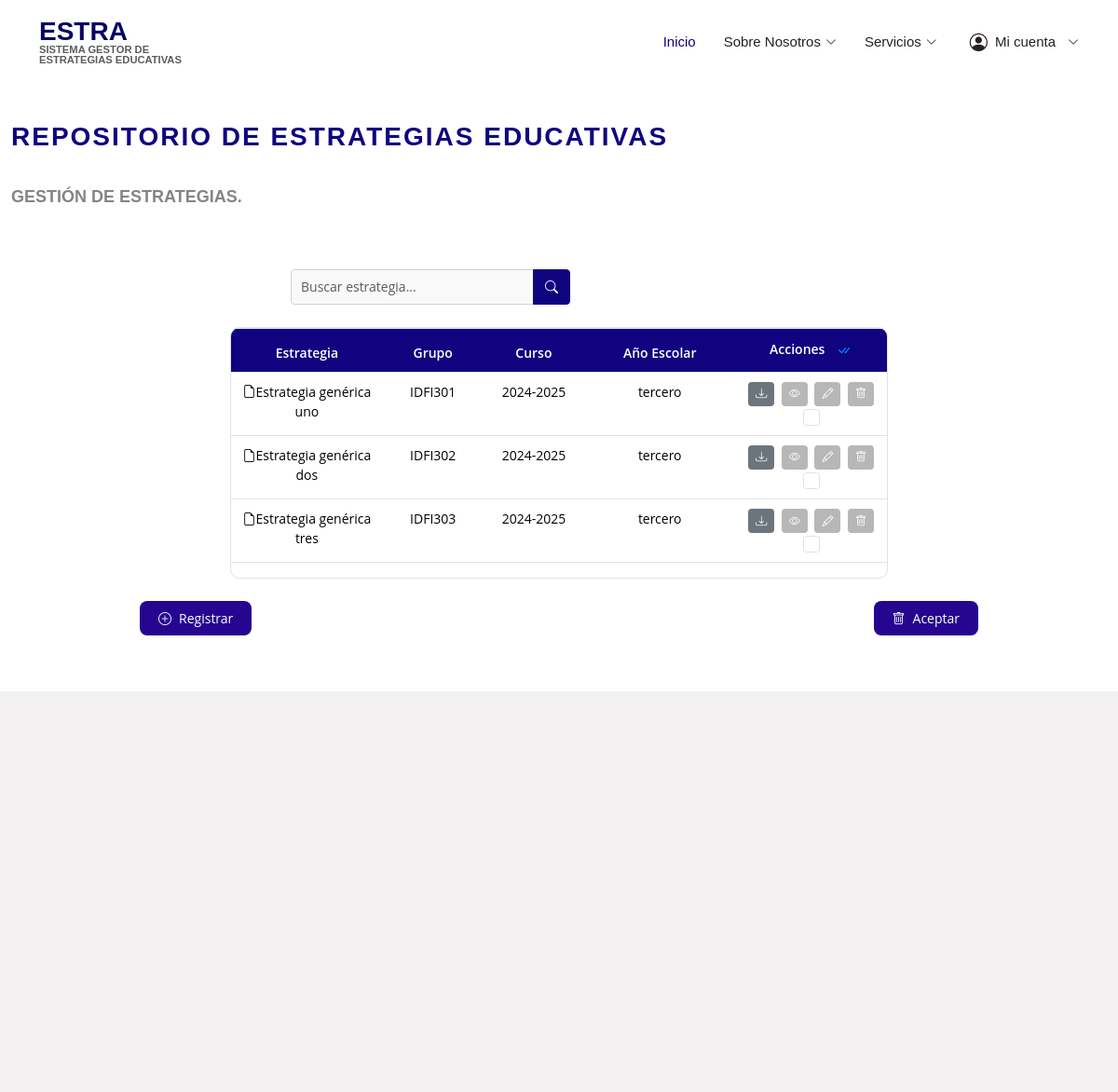
The page /p/estrategias/ (signed in) on the database as committed earlier.
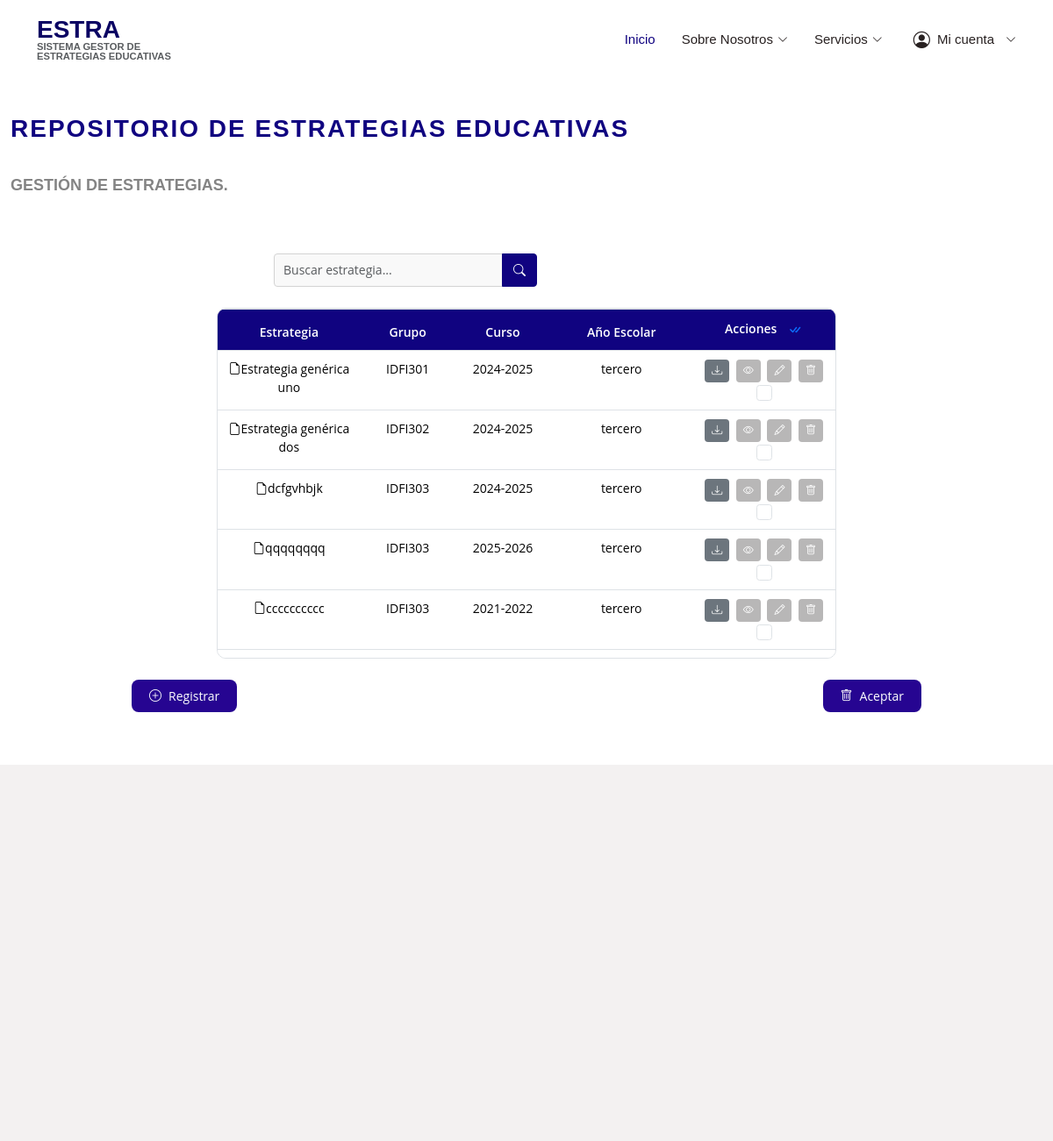
The same page on the database as committed later.
### estrategias/models.py (models this page shows, shortened)
class Estrategia(models.Model):
    ANIO_CHOICES = [
        ('primero', 'Primero'),
        ('segundo', 'Segundo'),
        ('tercero', 'Tercero'),
        ('cuarto', 'Cuarto'),
    ]
    curso = models.CharField(max_length=20)
    anio_escolar = models.CharField(max_length=10, choices=ANIO_CHOICES)
    grupo = models.CharField(max_length=20)
    nombre = models.CharField(max_length=255, blank=True, default="Estrategia_{id}")
    autor = models.CharField(max_length=255, blank=True, default="autor_{id}")
    plan_estudios = models.TextField(blank=True, default="plan_estudios_{id}")
    obj_general = models.TextField(blank=True, default="objetivo_general_{id}")
    obj_estrategia = models.TextField(blank=True, default="objetivos_estrategia_{id}")
    dir_grupo = models.CharField(max_length=255, blank=True, default="direccion_grupo_{id}")
    caract_grupo = models.TextField(blank=True, default="caracteristicas_grupo_{id}")
    colect_pedagogico = models.TextField(blank=True, default="colectivo_pedagogico_{id}")
    dim_curricular = models.TextField(blank=True, default="dimension_curricular_{id}")
    dim_extensionista = models.TextField(blank=True, default="dimension_extensionista_{id}")
    dim_politica = models.TextField(blank=True, default="dimension_politico_ideologica_{id}")
    obj_dc = models.TextField(blank=True, default="obj_dc_{id}")
    plan_dc = models.TextField(blank=True, default="plan_dc_{id}")
    obj_de = models.TextField(blank=True, default="obj_de_{id}")
    plan_de = models.TextField(blank=True, default="plan_de_{id}")
    obj_dp = models.TextField(blank=True, default="obj_dp_{id}")
    plan_dp = models.TextField(blank=True, default="plan_dp_{id}")
    evaluacion = models.TextField(blank=True, default="evaluacion_integral_{id}")
    otros_aspectos = models.TextField(blank=True, default="otros_aspectos_{id}")
    conclusiones = models.TextField(blank=True, default="conclusiones_{id}")
    fecha_creacion = models.DateTimeField(auto_now_add=True, null=True,blank=True)
    fecha_modificacion = models.DateTimeField(auto_now=True, null=True,blank=True)
    class Meta:
        unique_together = ('curso', 'grupo')

### estrategias/vistas/vistas_principal.py (the view)
# urls.py: path('p/estrategias/', vistas_principal.visualizar_estrategias, name='p_estrategias'),
def visualizar_estrategias(request):
    if not request.user.is_authenticated:
        messages.error(request, "No estás autenticado.")
        return redirect("login")
    if not request.user.es_profesor():
        messages.error(request, "No tienes permiso para visualizar estrategias.")
        return redirect("pagina_principal")
    query = request.GET.get("q", "")
    if query:
        estrategias = Estrategia.objects.filter(
            Q(nombre__icontains=query) |
            Q(curso__icontains=query) |
            Q(anio_escolar__icontains=query) |
            Q(grupo__icontains=query) |
            Q(autor__icontains=query)
        )
    else:
        estrategias = Estrategia.objects.all()
    return render(request, "profesor_principal/listar_estrategias.html", {
        "estrategias": estrategias,
        "query": query
    })

### usuarios/models.py (called while the page is built)
    def es_profesor(self):
        return self.rol == 'profesor_principal'

### templates/profesor_principal/listar_estrategias.html (shortened to what this page needs)
{% extends 'base.html' %}
{% load static %}
{% block content %}
<section id="estrategia-educativa" class="estrategia-educativa section-bg">
  <div class="container-fluid">
    <div class="section-title">
      <h2>Repositorio de Estrategias Educativas</h2>
      <br>
      <p>Gestión de estrategias.</p>
      <br>
    </div>
    <form method="GET" action="{% url 'p_estrategias' %}" class="search-bar mb-4">
      <div class="input-group">
        <input type="text" name="q" class="form-control" placeholder="Buscar estrategia..." aria-label="Buscar" value="{{ request.GET.q }}">
        <button class="btn btn-primary" type="submit">
          <i class="bi bi-search"></i>
        </button>
      </div>
    </form>
    <form id="form-eliminar-estrategias" method="POST" action="{% url 'p_eliminar_estrategias' %}">
      <div class="table-container">
        <div class="table-responsive">
          <table class="table table-bordered table-hover custom-table">
            <thead>
              <tr>
                <th>Estrategia</th>
                <th>Grupo</th>
                <th>Curso</th>
                <th>Año Escolar</th>
                <th>
                  Acciones
                  <button id="btn-seleccionar-todo" class="btn btn-link p-0 ms-2" title="Seleccionar Todo Para Eliminar">
                    <i class="bi bi-check-all"></i>
                  </button>
                </th>
              </tr>
            </thead>
            <tbody>
              {% for estrategia in estrategias %}
              <tr data-id="{{ estrategia.id }}">
                <td>
                  <i class="bi bi-file-earmark"></i>{{ estrategia.nombre }}
                </td>
                <td>{{ estrategia.grupo }}</td>
                <td>{{ estrategia.curso }}</td>
                <td>{{ estrategia.anio_escolar }}</td>
                <td>
                  <button type="button" class="btn btn-action btn-descargar-pdf  btn-secondary" data-id="{{ estrategia.id }}" title="DescargarPdf">
                    <i class="bi bi-download"></i>
                  </button>
                  <button type="button" class="btn btn-action btn-ver-detalles" data-id="{{ estrategia.id }}" title="Ver Detalles">
                    <i class="bi bi-eye"></i>
                  </button>
                  <button type="button" class="btn btn-action btn-modificar" data-id="{{ estrategia.id }}" title="Modificar">
                    <i class="bi bi-pencil"></i>
                  </button>
                  <button type="button" class="btn btn-action btn-eliminar" data-id="{{ estrategia.id }}" title="Eliminar">
                    <i class="bi bi-trash"></i>
                  </button>
                  <input type="checkbox" class="form-check-input seleccionar-fila" name="estrategias[]" value="{{ estrategia.id }}">
                </td>
              </tr>
              {% endfor %}
            </tbody>
          </table>
        </div>
      </div>
      <div id="botones-accion-estrategia-educativa" class="d-flex justify-content-between mt-4">
        <a href="{% url 'p_formular_estrategia' %}">
          <div id="btn-registrar-estrategia-educativa" class="btn btn-success">
            <i class="bi bi-plus-circle"></i> Registrar
          </div>
        </a>
        <button type="submit" id="btn-eliminar-estrategia-educativa" class="btn btn-danger">
          <i class="bi bi-trash"></i> Aceptar
        </button>
      </div>
    </form>
  </div>
</section>
{% endblock %}

### templates/base.html (shortened to what this page needs)
{% load static %}
<!DOCTYPE html>
<html lang="es">
<head>
  <link href="{% static 'assets/vendor/animate.css/animate.min.css' %}" rel="stylesheet">
  <link href="{% static 'assets/vendor/bootstrap/css/bootstrap.min.css' %}" rel="stylesheet">
  <link href="{% static 'assets/vendor/bootstrap-icons/bootstrap-icons.css' %}" rel="stylesheet">
  <link href="{% static 'assets/vendor/boxicons/css/boxicons.min.css' %}" rel="stylesheet">
  <link href="{% static 'assets/vendor/glightbox/css/glightbox.min.css' %}" rel="stylesheet">
  <link href="{% static 'assets/vendor/remixicon/remixicon.css' %}" rel="stylesheet">
  <link href="{% static 'assets/vendor/swiper/swiper-bundle.min.css' %}" rel="stylesheet">
  <link href="{% static 'assets/css/style.css' %}" rel="stylesheet">
  <link href="{% static 'css/base.css' %}" rel="stylesheet">
</head>
<body>
  <header id="header" class="d-flex align-items-center fixed-top">
    <div class="container d-flex align-items-center">
      <h1 class="logo me-auto">
        <a href="{% url 'p_pagina_principal' %}">ESTRA
        <p class="text-muted" style="font-size: 0.7rem; margin-bottom: 0;">
        sistema gestor de <br>estrategias educativas
      </p></a>
      </h1>
      <nav id="navbar" class="navbar">
        <ul>
          <li><a href="{% url 'p_pagina_principal' %}" class="active">Inicio</a></li>
          <li class="dropdown">
            <a href="#"><span>Sobre Nosotros</span> <i class="bi bi-chevron-down"></i></a>
          </li>
          <li class="dropdown"><a href="#"><span> Servicios </span> <i class="bi bi-chevron-down"></i></a>
          </li>
          <li class="dropdown user-menu">
            <a href="#"><i class="bi bi-person-circle"></i> Mi cuenta <i class="bi bi-chevron-down"></i></a>
          </li>
        </ul>
      </nav>
    </div>
  </header>
  <main id="main">
    {% block content %}{% endblock %}
  </main>
  <footer id="footer" class="footer">
    <div class="container footer-top">
      <div class="row gy-4">
      </div>
    </div>
  </footer>
</body>
</html>

Rows that differ between the two databases and show on the page:
removed Estrategia: nombre "Estrategia genérica tres", grupo "IDFI303", curso "2024-2025", anio_escolar "tercero"
added Estrategia: nombre "dcfgvhbjk", grupo "IDFI303", curso "2024-2025", anio_escolar "tercero"
added Estrategia: nombre "qqqqqqqq", grupo "IDFI303", curso "2025-2026", anio_escolar "tercero"
added Estrategia: nombre "cccccccccc", grupo "IDFI303", curso "2021-2022", anio_escolar "tercero"
